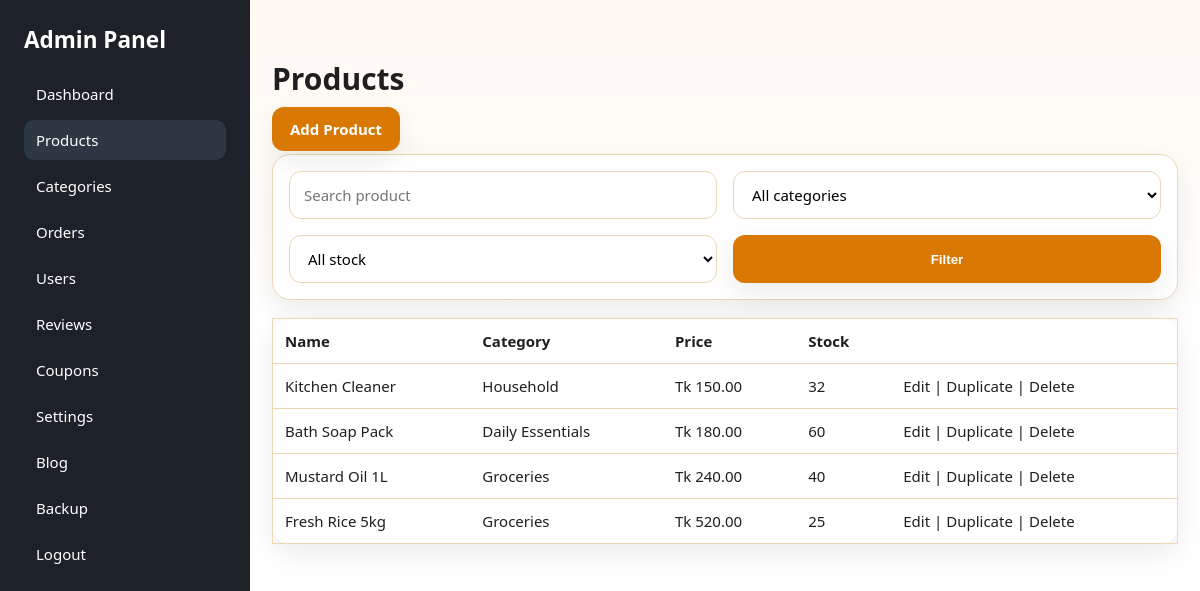
/admin/products.php (signed in), run on the app's committed database.
### tables this page shows
CREATE TABLE IF NOT EXISTS products (
    id INT AUTO_INCREMENT PRIMARY KEY,
    cat_id INT NOT NULL,
    brand_id INT NULL,
    name VARCHAR(190) NOT NULL,
    slug VARCHAR(220) NOT NULL UNIQUE,
    description TEXT NULL,
    price DECIMAL(10,2) NOT NULL DEFAULT 0,
    discount_percent DECIMAL(5,2) NOT NULL DEFAULT 0,
    stock INT NOT NULL DEFAULT 0,
    image VARCHAR(255) NULL,
    gallery TEXT NULL,
    rating_avg DECIMAL(3,2) NOT NULL DEFAULT 0,
    rating_count INT NOT NULL DEFAULT 0,
    status TINYINT(1) NOT NULL DEFAULT 1,
    created_at DATETIME NOT NULL DEFAULT CURRENT_TIMESTAMP
);

CREATE TABLE IF NOT EXISTS categories (
    id INT AUTO_INCREMENT PRIMARY KEY,
    name VARCHAR(120) NOT NULL,
    slug VARCHAR(160) NOT NULL UNIQUE,
    parent_id INT NULL,
    created_at DATETIME NOT NULL DEFAULT CURRENT_TIMESTAMP
);

### includes/functions.php (called while the page is built, shortened)
<?php
function app_config(): array
{
    static $config;
    if ($config === null) {
        $configFile = __DIR__ . '/config.php';
        $config = require $configFile;
    }
    return $config;
}
function db(): PDO
{
    static $pdo;
    if ($pdo instanceof PDO) {
        return $pdo;
    }
    $config = app_config()['db'];
    $dsn = sprintf(
        'mysql:host=%s;port=%s;dbname=%s;charset=%s',
        $config['host'],
        $config['port'],
        $config['database'],
        $config['charset']
    );
    $pdo = new PDO($dsn, $config['username'], $config['password'], [
        PDO::ATTR_ERRMODE => PDO::ERRMODE_EXCEPTION,
        PDO::ATTR_DEFAULT_FETCH_MODE => PDO::FETCH_ASSOC,
        PDO::ATTR_EMULATE_PREPARES => false,
    ]);
    return $pdo;
}
function e(?string $value): string
{
    return htmlspecialchars((string) $value, ENT_QUOTES, 'UTF-8');
}
function money(float $amount): string
{
    return 'Tk ' . number_format($amount, 2);
}

### admin/products.php (the view, shortened to what this page needs)
<?php
require_once __DIR__ . '/common.php';
$where = ['1=1'];
$params = [];
$stmt = db()->prepare('SELECT p.*, c.name AS category_name FROM products p LEFT JOIN categories c ON c.id = p.cat_id WHERE ' . implode(' AND ', $where) . ' ORDER BY p.id DESC');
$stmt->execute($params);
$products = $stmt->fetchAll();
?>
<h1 style="margin-top:0">Products</h1>
<p><a class="btn" href="add-product.php">Add Product</a></p>
<form method="get" class="form-grid admin-card" style="padding:16px;margin-bottom:18px"><input class="form-control" name="q" placeholder="Search product" value="<?= e($_GET['q'] ?? '') ?>"><select name="category"><option value="">All categories</option></select><select name="stock"><option value="">All stock</option></select><button class="btn" type="submit">Filter</button></form>
<table class="table admin-card"><tr><th>Name</th><th>Category</th><th>Price</th><th>Stock</th><th></th></tr><?php foreach ($products as $product): ?><tr><td><?= e($product['name']) ?></td><td><?= e($product['category_name']) ?></td><td><?= e(money((float) $product['price'])) ?></td><td><?= (int) $product['stock'] ?></td><td><a href="edit-product.php?id=<?= (int) $product['id'] ?>">Edit</a> | <a href="products.php?duplicate=<?= (int) $product['id'] ?>">Duplicate</a> | <a href="products.php?delete=<?= (int) $product['id'] ?>" onclick="return confirm('Delete this product?')">Delete</a></td></tr><?php endforeach; ?></table>

### assets/css/style.css (style rules this page uses)
* { box-sizing:border-box }
body { margin:0;font-family:"Segoe UI",Tahoma,sans-serif;background:linear-gradient(180deg,#fff9f0 0%,#fff 320px);color:var(--text);font-size:15px }
a { text-decoration:none;color:inherit }
.search-form input,.form-control,textarea,select { width:100%;padding:12px 14px;border:1px solid var(--border);border-radius:12px;background:#fff;font:inherit }
.search-form button,.btn { border:none;background:var(--primary);color:#fff;padding:12px 18px;border-radius:12px;font-weight:700;cursor:pointer;box-shadow:var(--shadow) }
.card,.product-card,.admin-card { background:var(--surface);border:1px solid var(--border);border-radius:18px;box-shadow:var(--shadow) }
.form-grid { display:grid;grid-template-columns:repeat(2,minmax(0,1fr));gap:16px }
.table { width:100%;border-collapse:collapse }
.table th,.table td { padding:12px;border-bottom:1px solid var(--border);text-align:left;vertical-align:top }

### data on the page
products: name "Kitchen Cleaner", categories.name "Household", price "Tk 150.00", stock "32"
products: name "Bath Soap Pack", categories.name "Daily Essentials", price "Tk 180.00", stock "60"
products: name "Mustard Oil 1L", categories.name "Groceries", price "Tk 240.00", stock "40"
products: name "Fresh Rice 5kg", categories.name "Groceries", price "Tk 520.00", stock "25"

### other printed values
$label "Dashboard"
$label "Products"
$label "Categories"
$label "Orders"
$label "Users"
$label "Reviews"
$label "Coupons"
$label "Settings"
$label "Blog"
$label "Backup"
